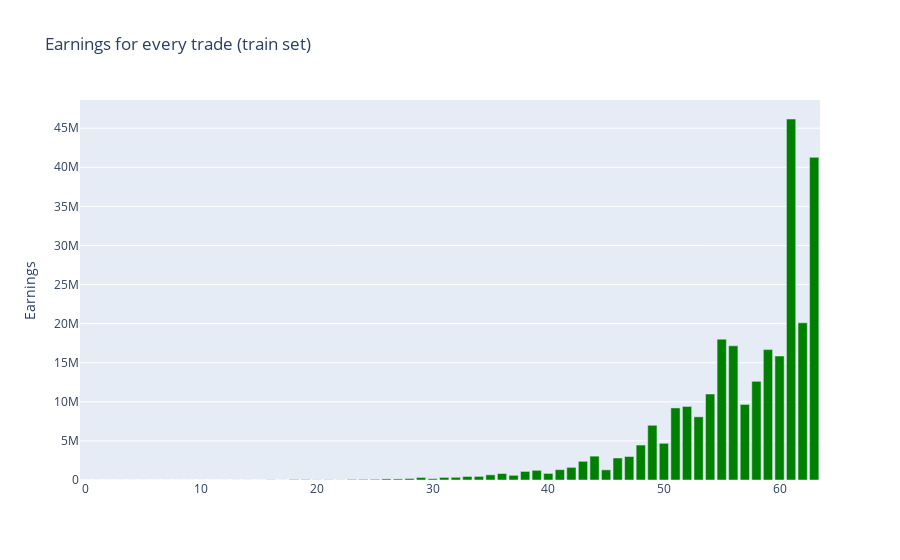

Source (notebook cell):
### Markdown cell above
The bar chart below shows all non-zero trades that we would have made on the train set, where we see that we would have a loss only once

### Code cell
colors = []
for c in different_zero_trades:
    if c > 0:
        colors.append('green')
    else:
        colors.append('red')


bar_trades = go.Figure()
bar_trades.add_trace(go.Bar(y=different_zero_trades, marker_color=colors))
bar_trades.update_yaxes(title='Earnings')
bar_trades.update_layout(title='Earnings for every trade (train set)')
bar_trades

### Figure 1 — Plotly figure (JSON) as saved in the notebook; plotly's stock layout.template omitted (floating-point values rounded to 4 significant figures)
{"data": [{"marker": {"color": ["green", "green", "green", "green", "green", "green", "green", "green", "green", "green", "green", "green", "green", "green", "green", "green", "green", "green", "green", "green", "green", "green", "green", "green", "green", "green", "green", "green", "green", "green", "green", "green", "green", "green", "green", "green", "green", "green", "green", "green", "green", "green", "green", "green", "green", "green", "green", "green", "green", "green", "green", "green", "green", "green", "green", "green", "green", "green", "green", "green", "green", "green", "green", "green"]}, "type": "bar", "y": [413.8, 554.2, 1650.0, 937.6, 793.5, 858.6, 2371.0, 1141.0, 2855.0, 1674.0, 2544.0, 4011.0, 1528.0, 4923.0, 7833.0, 4389.0, 26990.0, 7540.0, 62340.0, 52440.0, 21420.0, 31950.0, 18170.0, 72380.0, 76230.0, 84580.0, 142100.0, 136400.0, 191300.0, 324100.0, 163700.0, 331700.0, 345400.0, 449100.0, 460500.0, 661000.0, 828700.0, 599400.0, 1096000.0, 1239000.0, 840700.0, 1322000.0, 1617000.0, 2391000.0, 3051000.0, 1298000.0, 2815000.0, 3003000.0, 4472000.0, 6999000.0, 4690000.0, 9219000.0, 9409000.0, 8082000.0, 11000000.0, 18020000.0, 17160000.0, 9665000.0, 12620000.0, 16680000.0, 15860000.0, 46170000.0, 20100000.0, 41270000.0]}], "layout": {"title": {"text": "Earnings for every trade (train set)"}, "yaxis": {"title": {"text": "Earnings"}}}}
